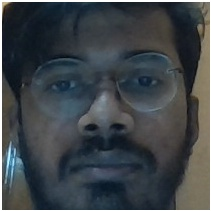
#> input picture images/User_4.jpg, 211 x 211 px, given in place of the camera
$ jupyter execute --allow-errors BasicFaceRecognizerUsingWebcam.ipynb   (shell and % lines are left out)   (text cells are left out)
#> lines starting #> are read from the running program, lines starting #| are printed output that depends on the picture
### utils.py
import tensorflow as tf
import numpy as np
import os
from numpy import genfromtxt
from keras.layers import Conv2D, ZeroPadding2D, Activation, Input, concatenate
from keras.models import Model
from keras.layers.normalization import BatchNormalization
from keras.layers.pooling import MaxPooling2D, AveragePooling2D


_FLOATX = 'float32'

# [4 lines left out: function variable, not called in this run]

def shape(x):
  return x.get_shape()

def square(x):
  return tf.square(x)

def zeros(shape, dtype=_FLOATX, name=None):
  return variable(np.zeros(shape), dtype, name)

# [4 lines left out: function concatenate, not called in this run]

def LRN2D(x):
  return tf.nn.lrn(x, alpha=1e-4, beta=0.75)

# [24 lines left out: function conv2d_bn, not called in this run]

weights = [
  'conv1', 'bn1', 'conv2', 'bn2', 'conv3', 'bn3',
  'inception_3a_1x1_conv', 'inception_3a_1x1_bn',
  'inception_3a_pool_conv', 'inception_3a_pool_bn',
  'inception_3a_5x5_conv1', 'inception_3a_5x5_conv2', 'inception_3a_5x5_bn1', 'inception_3a_5x5_bn2',
  'inception_3a_3x3_conv1', 'inception_3a_3x3_conv2', 'inception_3a_3x3_bn1', 'inception_3a_3x3_bn2',
  'inception_3b_3x3_conv1', 'inception_3b_3x3_conv2', 'inception_3b_3x3_bn1', 'inception_3b_3x3_bn2',
  'inception_3b_5x5_conv1', 'inception_3b_5x5_conv2', 'inception_3b_5x5_bn1', 'inception_3b_5x5_bn2',
  'inception_3b_pool_conv', 'inception_3b_pool_bn',
  'inception_3b_1x1_conv', 'inception_3b_1x1_bn',
  'inception_3c_3x3_conv1', 'inception_3c_3x3_conv2', 'inception_3c_3x3_bn1', 'inception_3c_3x3_bn2',
  'inception_3c_5x5_conv1', 'inception_3c_5x5_conv2', 'inception_3c_5x5_bn1', 'inception_3c_5x5_bn2',
  'inception_4a_3x3_conv1', 'inception_4a_3x3_conv2', 'inception_4a_3x3_bn1', 'inception_4a_3x3_bn2',
  'inception_4a_5x5_conv1', 'inception_4a_5x5_conv2', 'inception_4a_5x5_bn1', 'inception_4a_5x5_bn2',
  'inception_4a_pool_conv', 'inception_4a_pool_bn',
  'inception_4a_1x1_conv', 'inception_4a_1x1_bn',
  'inception_4e_3x3_conv1', 'inception_4e_3x3_conv2', 'inception_4e_3x3_bn1', 'inception_4e_3x3_bn2',
  'inception_4e_5x5_conv1', 'inception_4e_5x5_conv2', 'inception_4e_5x5_bn1', 'inception_4e_5x5_bn2',
  'inception_5a_3x3_conv1', 'inception_5a_3x3_conv2', 'inception_5a_3x3_bn1', 'inception_5a_3x3_bn2',
  'inception_5a_pool_conv', 'inception_5a_pool_bn',
  'inception_5a_1x1_conv', 'inception_5a_1x1_bn',
  'inception_5b_3x3_conv1', 'inception_5b_3x3_conv2', 'inception_5b_3x3_bn1', 'inception_5b_3x3_bn2',
  'inception_5b_pool_conv', 'inception_5b_pool_bn',
  'inception_5b_1x1_conv', 'inception_5b_1x1_bn',
  'dense_layer'
]

conv_shape = {
  'conv1': [64, 3, 7, 7],
  'conv2': [64, 64, 1, 1],
  'conv3': [192, 64, 3, 3],
  'inception_3a_1x1_conv': [64, 192, 1, 1],
  'inception_3a_pool_conv': [32, 192, 1, 1],
  'inception_3a_5x5_conv1': [16, 192, 1, 1],
  'inception_3a_5x5_conv2': [32, 16, 5, 5],
  'inception_3a_3x3_conv1': [96, 192, 1, 1],
  'inception_3a_3x3_conv2': [128, 96, 3, 3],
  'inception_3b_3x3_conv1': [96, 256, 1, 1],
  'inception_3b_3x3_conv2': [128, 96, 3, 3],
  'inception_3b_5x5_conv1': [32, 256, 1, 1],
  'inception_3b_5x5_conv2': [64, 32, 5, 5],
  'inception_3b_pool_conv': [64, 256, 1, 1],
  'inception_3b_1x1_conv': [64, 256, 1, 1],
  'inception_3c_3x3_conv1': [128, 320, 1, 1],
  'inception_3c_3x3_conv2': [256, 128, 3, 3],
  'inception_3c_5x5_conv1': [32, 320, 1, 1],
  'inception_3c_5x5_conv2': [64, 32, 5, 5],
  'inception_4a_3x3_conv1': [96, 640, 1, 1],
  'inception_4a_3x3_conv2': [192, 96, 3, 3],
  'inception_4a_5x5_conv1': [32, 640, 1, 1,],
  'inception_4a_5x5_conv2': [64, 32, 5, 5],
  'inception_4a_pool_conv': [128, 640, 1, 1],
  'inception_4a_1x1_conv': [256, 640, 1, 1],
  'inception_4e_3x3_conv1': [160, 640, 1, 1],
  'inception_4e_3x3_conv2': [256, 160, 3, 3],
  'inception_4e_5x5_conv1': [64, 640, 1, 1],
  'inception_4e_5x5_conv2': [128, 64, 5, 5],
  'inception_5a_3x3_conv1': [96, 1024, 1, 1],
  'inception_5a_3x3_conv2': [384, 96, 3, 3],
  'inception_5a_pool_conv': [96, 1024, 1, 1],
  'inception_5a_1x1_conv': [256, 1024, 1, 1],
  'inception_5b_3x3_conv1': [96, 736, 1, 1],
  'inception_5b_3x3_conv2': [384, 96, 3, 3],
  'inception_5b_pool_conv': [96, 736, 1, 1],
  'inception_5b_1x1_conv': [256, 736, 1, 1],
}

def load_weights():
  # Set weights path
  dirPath = './weights'
  fileNames = filter(lambda f: not f.startswith('.'), os.listdir(dirPath))
  paths = {}
  weights_dict = {}

  for n in fileNames:
    paths[n.replace('.csv', '')] = dirPath + '/' + n

  for name in weights:
    if 'conv' in name:
      conv_w = genfromtxt(paths[name + '_w'], delimiter=',', dtype=None)
      conv_w = np.reshape(conv_w, conv_shape[name])
      conv_w = np.transpose(conv_w, (2, 3, 1, 0))
      conv_b = genfromtxt(paths[name + '_b'], delimiter=',', dtype=None)
      weights_dict[name] = [conv_w, conv_b]
    elif 'bn' in name:
      bn_w = genfromtxt(paths[name + '_w'], delimiter=',', dtype=None)
      bn_b = genfromtxt(paths[name + '_b'], delimiter=',', dtype=None)
      bn_m = genfromtxt(paths[name + '_m'], delimiter=',', dtype=None)
      bn_v = genfromtxt(paths[name + '_v'], delimiter=',', dtype=None)
      weights_dict[name] = [bn_w, bn_b, bn_m, bn_v]
    elif 'dense' in name:
      dense_w = genfromtxt(dirPath+'/dense_w.csv', delimiter=',', dtype=None)
      dense_w = np.reshape(dense_w, (128, 736))
      dense_w = np.transpose(dense_w, (1, 0))
      dense_b = genfromtxt(dirPath+'/dense_b.csv', delimiter=',', dtype=None)
      weights_dict[name] = [dense_w, dense_b]

  return weights_dict

### BasicFaceRecognizerUsingWebcam.ipynb
[cell 1]
from keras.models import Sequential
from keras.layers import Conv2D, ZeroPadding2D, Activation, Input, concatenate
from keras.models import Model
from keras.layers.normalization import BatchNormalization
from keras.layers.pooling import MaxPooling2D, AveragePooling2D
from keras.layers.merge import Concatenate
from keras.layers.core import Lambda, Flatten, Dense
from keras.engine.topology import Layer
from keras import backend as K
import cv2
import os
import numpy as np
from numpy import genfromtxt
import pandas as pd
import tensorflow as tf
from utils import LRN2D
import utils
import sys


np.set_printoptions(threshold=sys.maxsize)

#> (a cell that did not finish here is left out)

[cell 3]
# Load weights from csv files (which was exported from Openface torch model)
weights = utils.weights
#> (the rest of this cell did not finish here and is left out)

[cell 4]
# [8 lines left out: function image_to_embedding, not called in this run]

[cell 5]
# [25 lines left out: function recognize_face, not called in this run]

[cell 6]
import glob

def create_input_image_embeddings():
    input_embeddings = {}

    for file in glob.glob("images/*"):
        person_name = os.path.splitext(os.path.basename(file))[0]
        image_file = cv2.imread(file, 1)
        input_embeddings[person_name] = image_to_embedding(image_file, model)

    return input_embeddings

# [47 lines left out: function recognize_faces_in_cam, not called in this run]

[cell 7]
cam = cv2.VideoCapture(0)

face_detector = cv2.CascadeClassifier('haarcascade_frontalface_default.xml')

count = 0
while(True):
    ret, img = cam.read()
#> img is the input picture: shape (211, 211, 3); mean B, G, R 72.8, 68.5, 62.3
    #gray = cv2.cvtColor(img, cv2.COLOR_BGR2GRAY)
    faces = face_detector.detectMultiScale(img, 1.3, 5)
#> faces = [[14, 16, 184, 184]]
    for (x,y,w,h) in faces:
        x1 = x
        y1 = y
        x2 = x+w
        y2 = y+h
        cv2.rectangle(img, (x1,y1), (x2,y2), (255,255,255), 2)
        count += 1
        # Save the captured image into the datasets folder
        cv2.imwrite("images/User_" + str(count) + ".jpg", img[y1:y2,x1:x2])
        cv2.imshow('image', img)
#> this loop made 1 pass
#> (x, y, w, h, x1, y1, x2, y2) on pass 1: (14, 16, 184, 184, 14, 16, 198, 200)
#> pass 1, `cv2.imwrite("images/User_" + str(count) + ".jpg", img[y1:y2,x1:x2])`:
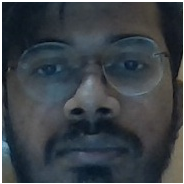
#> saved as User_1.jpg: shape (184, 184, 3); mean B, G, R 73.1, 67.3, 60.6
#> pass 1, `cv2.imshow('image', img)`:
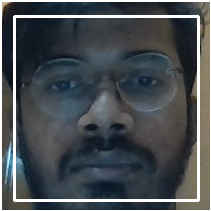
#> window 'image': shape (211, 211, 3); mean B, G, R 82.1, 77.8, 72
#> after the loop, count = 1
    k = cv2.waitKey(200) & 0xff # Press 'ESC' for exiting video
#> (key Esc is pressed here)
    if k == 27:
        break
    elif count >= 10: # Take 30 face sample and stop video
         break
cam.release()
cv2.destroyAllWindows()

#> (a cell that did not finish here is left out)

$ run again, on images/User_6.jpg
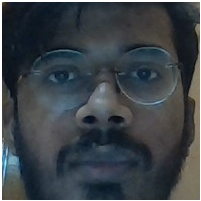
#> input picture images/User_6.jpg, 201 x 201 px, given in place of the camera
#> img is the input picture: shape (201, 201, 3); mean B, G, R 72.2, 66.8, 59.9
#> faces = [[24, 17, 166, 166]]
#> the loop `for (x,y,w,h) in faces:` made 1 pass
#> (x, y, w, h, x1, y1, x2, y2) on pass 1: (24, 17, 166, 166, 24, 17, 190, 183)
#> pass 1, `cv2.imwrite("images/User_" + str(count) + ".jpg", img[y1:y2,x1:x2])`:
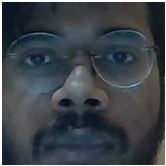
#> saved as User_1.jpg: shape (166, 166, 3); mean B, G, R 75.4, 69.2, 62.4
#> pass 1, `cv2.imshow('image', img)`:
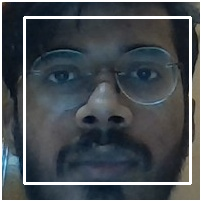
#> window 'image': shape (201, 201, 3); mean B, G, R 81.9, 76.7, 70.2
#> after the loop `for (x,y,w,h) in faces:`: count = 1
